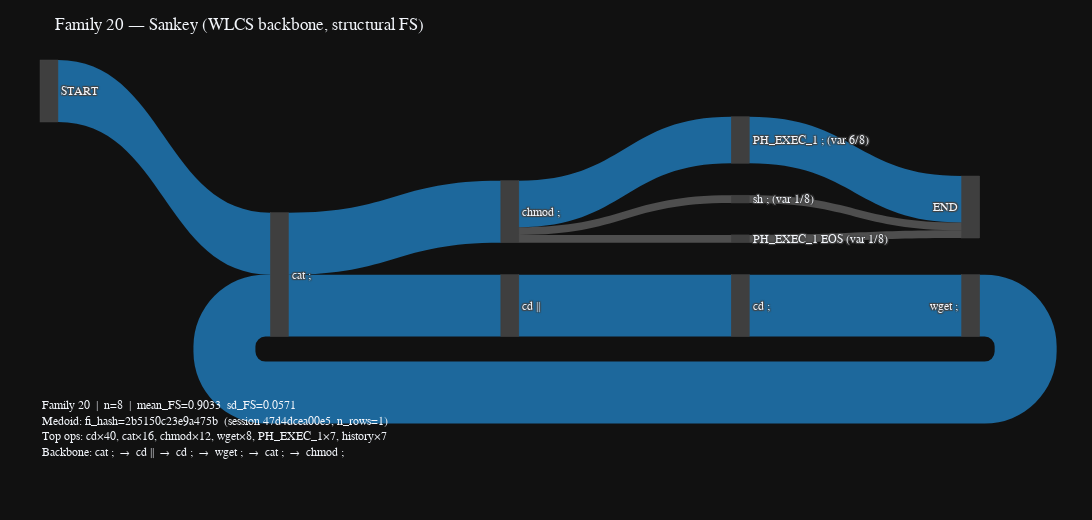

The code cell stored with this chart in its notebook:
### Markdown cell above
## Step 8 - Sankey visualisation for a chosen FS family

To get an intuitive view of **how** commands vary within a single FS family,
we can draw a Sankey diagram for one `family_id`:

1. Select a family (`FAM`) and collect its `struct_tokens` from
   `family_members_df`.
2. Decode these into structured sequences for all member archetypes.
3. Use `sankey_from_family_enhanced` to build a flow diagram where:
   - the backbone path reflects a consensus sequence (WLCS backbone),
   - branches represent common variants at different positions,
   - edge widths indicate how often each variant occurs.

The printed `variant_detail` data gives a textual breakdown of the same
information (variants per “gap”), complementing the visualisation.

### Code cell
# Sankey visualisation for a chosen FS family

import json
from pprint import pprint

FAM = 20

# 1) Pull family members' structured tokens
rows = family_members_df.loc[
    family_members_df["family_id"] == FAM,
    "struct_tokens",
]
if rows.empty:
    avail = sorted(family_members_df["family_id"].unique().tolist())
    raise ValueError(
        f"No members for family {FAM}. "
        f"Available family_ids (first 20): {avail[:20]}"
    )

family_seqs = [parse_structured_tokens(json.loads(s)) for s in rows]

# 2) Metadata for caption from summaries + archetypes
meta_row = summ_df.loc[summ_df["family_id"] == FAM].iloc[0]
medoid_idx = int(meta_row["medoid_idx"])
med = archetypes.iloc[medoid_idx]

caption = {
    "family_id": FAM,
    "n_sessions": len(family_seqs),
    "mean_FS": meta_row["mean_FS"],
    "sd_FS": meta_row["sd_FS"],
    "medoid_fi_hash": med["fi_hash"],
    "medoid_session": med["session"],
    "medoid_n_rows": int(med["n_rows"]),
    "top_ops": meta_row["top_ops"],
}

# 3) Build and show Sankey
fig, backbone, stats = sankey_from_family_enhanced(
    family_seqs,
    backbone=None,  # use WLCS backbone
    title=f"Family {FAM} — Sankey (WLCS backbone, structural FS)",
    min_variant_support=0.10,
    topN_variants_per_gap=3,
    variant_label_mode="first",
    normalise_widths=False,
    caption=caption,
)
fig.show()

print("Variant details by gap (k=0 is START→B0):")
pprint(stats["variant_detail"])

### Figure 1 — Plotly figure (JSON) as saved in the notebook; plotly's stock layout.template omitted (floating-point values rounded to 4 significant figures)
{"data": [{"arrangement": "fixed", "link": {"color": ["rgba(31,119,180,0.85)", "rgba(31,119,180,0.85)", "rgba(31,119,180,0.85)", "rgba(31,119,180,0.85)", "rgba(31,119,180,0.85)", "rgba(31,119,180,0.85)", "rgba(31,119,180,0.85)", "rgba(31,119,180,0.85)", "rgba(128,128,128,0.55)", "rgba(128,128,128,0.55)", "rgba(128,128,128,0.55)", "rgba(128,128,128,0.55)"], "label": ["8/8", "8/8", "8/8", "8/8", "8/8", "8/8", "6/8", "", "1/8", "", "1/8", ""], "source": [0, 2, 3, 4, 5, 2, 6, 7, 6, 8, 6, 9], "target": [2, 3, 4, 5, 2, 6, 7, 1, 8, 1, 9, 1], "value": [8, 8, 8, 8, 8, 8, 6, 6, 1, 1, 1, 1]}, "node": {"color": "rgba(200,200,200,0.25)", "label": ["START", "END", "cat ;", "cd ||", "cd ;", "wget ;", "chmod ;", "PH_EXEC_1 ; (var 6/8)", "sh ; (var 1/8)", "PH_EXEC_1 EOS (var 1/8)"], "pad": 18, "thickness": 18}, "type": "sankey"}], "layout": {"margin": {"l": 40, "r": 40, "t": 60, "b": 120}, "annotations": [{"align": "left", "font": {"family": "monospace", "size": 12}, "showarrow": false, "text": "Family 20  |  n=8  |  mean_FS=0.9033  sd_FS=0.0571<br>Medoid: fi_hash=2b5150c23e9a475b  (session 47d4dcea00e5, n_rows=1)<br>Top ops: cd×40, cat×16, chmod×12, wget×8, PH_EXEC_1×7, history×7<br>Backbone: cat ;  →  cd ||  →  cd ;  →  wget ;  →  cat ;  →  chmod ;", "x": 0.0, "xref": "paper", "y": -0.18, "yref": "paper"}], "font": {"family": "monospace", "size": 12}, "title": {"text": "Family 20 — Sankey (WLCS backbone, structural FS)"}, "width": 1100, "height": 520}}
